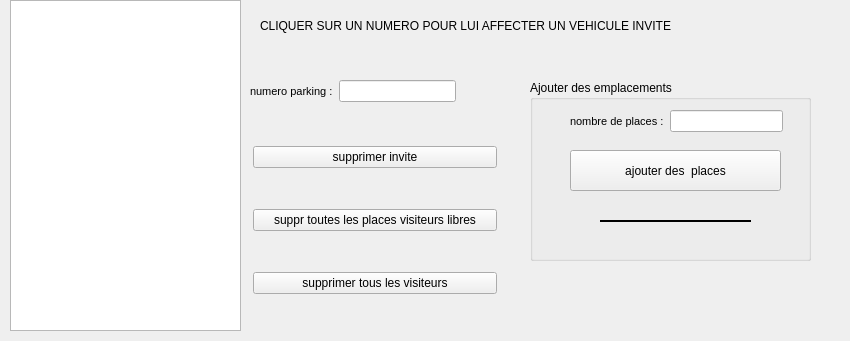
     <widget class="QWidget" name="tab_2">
      <property name="styleSheet">
       <string notr="true"/>
      </property>
      <attribute name="title">
       <string>Affecter une voiture</string>
      </attribute>
      <widget class="QTableView" name="tableView">
       <property name="geometry">
        <rect>
         <x>10</x>
         <y>0</y>
         <width>231</width>
         <height>331</height>
        </rect>
       </property>
      </widget>
      <widget class="QGroupBox" name="groupBox">
       <property name="geometry">
        <rect>
         <x>530</x>
         <y>80</y>
         <width>281</width>
         <height>181</height>
        </rect>
       </property>
       <property name="title">
        <string>Ajouter des emplacements</string>
       </property>
       <widget class="QPushButton" name="ajouter_places">
        <property name="geometry">
         <rect>
          <x>40</x>
          <y>70</y>
          <width>211</width>
          <height>41</height>
         </rect>
        </property>
        <property name="cursor">
         <cursorShape>PointingHandCursor</cursorShape>
        </property>
        <property name="text">
         <string>ajouter des  places</string>
        </property>
       </widget>
       <widget class="Line" name="line_2">
        <property name="geometry">
         <rect>
          <x>70</x>
          <y>140</y>
          <width>151</width>
          <height>2</height>
         </rect>
        </property>
        <property name="styleSheet">
         <string notr="true">background-color:black;</string>
        </property>
        <property name="orientation">
         <enum>Qt::Horizontal</enum>
        </property>
       </widget>
       <widget class="QWidget" name="layoutWidget">
        <property name="geometry">
         <rect>
          <x>40</x>
          <y>30</y>
          <width>213</width>
          <height>22</height>
         </rect>
        </property>
        <layout class="QHBoxLayout" name="horizontalLayout_6">
         <item>
          <widget class="QLabel" name="label_12">
           <property name="styleSheet">
            <string notr="true">color:black;
font-size:11px;</string>
           </property>
           <property name="text">
            <string>nombre de places :</string>
           </property>
          </widget>
         </item>
         <item>
          <widget class="QLineEdit" name="lineEdit_2"/>
         </item>
        </layout>
       </widget>
       <zorder>layoutWidget</zorder>
       <zorder>line_2</zorder>
       <zorder>ajouter_places</zorder>
      </widget>
      <widget class="QLabel" name="label_15">
       <property name="geometry">
        <rect>
         <x>260</x>
         <y>10</y>
         <width>581</width>
         <height>31</height>
        </rect>
       </property>
       <property name="styleSheet">
        <string notr="true"/>
       </property>
       <property name="text">
        <string>CLIQUER SUR UN NUMERO POUR LUI AFFECTER UN VEHICULE INVITE</string>
       </property>
      </widget>
      <widget class="QLabel" name="label_17">
       <property name="geometry">
        <rect>
         <x>480</x>
         <y>60</y>
         <width>101</width>
         <height>21</height>
        </rect>
       </property>
       <property name="styleSheet">
        <string notr="true">color:red;
font-size:11px;</string>
       </property>
       <property name="text">
        <string/>
       </property>
      </widget>
      <widget class="QWidget" name="layoutWidget">
       <property name="geometry">
        <rect>
         <x>250</x>
         <y>80</y>
         <width>206</width>
         <height>22</height>
        </rect>
       </property>
       <layout class="QHBoxLayout" name="horizontalLayout_5">
        <item>
         <widget class="QLabel" name="label_16">
          <property name="styleSheet">
           <string notr="true">color:black;
font-size:11px;</string>
          </property>
          <property name="text">
           <string>numero parking :</string>
          </property>
         </widget>
        </item>
        <item>
         <widget class="QLineEdit" name="lineEdit_4"/>
        </item>
       </layout>
      </widget>
      <widget class="QWidget" name="layoutWidget">
       <property name="geometry">
        <rect>
         <x>253</x>
         <y>111</y>
         <width>244</width>
         <height>221</height>
        </rect>
       </property>
       <layout class="QVBoxLayout" name="verticalLayout_2">
        <item>
         <widget class="QPushButton" name="affecter_invite">
          <property name="cursor">
           <cursorShape>PointingHandCursor</cursorShape>
          </property>
          <property name="text">
           <string>supprimer invite</string>
          </property>
         </widget>
        </item>
        <item>
         <widget class="QPushButton" name="pushButton_liberer_vis">
          <property name="cursor">
           <cursorShape>PointingHandCursor</cursorShape>
          </property>
          <property name="styleSheet">
           <string notr="true"/>
          </property>
          <property name="text">
           <string>suppr toutes les places visiteurs libres</string>
          </property>
         </widget>
        </item>
        <item>
         <widget class="QPushButton" name="supprimer_all_guest">
          <property name="text">
           <string>supprimer tous les visiteurs</string>
          </property>
         </widget>
        </item>
       </layout>
      </widget>
     </widget>
